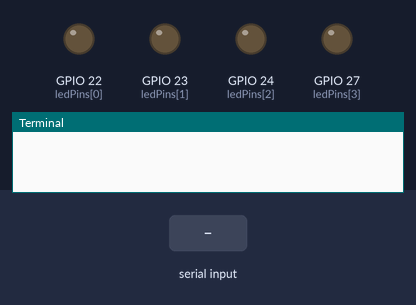
Recording of a program running on a simulated Raspberry Pi (BCM pin numbers). Parts: output pins drawn as LEDs (lit = HIGH), the last lines printed to the terminal. The inputs (shaded band) are chosen by the test bench.

Above: at 1.2 s.
1.3 s: "5" typed at the terminal, then Enter
At 1.7 s:
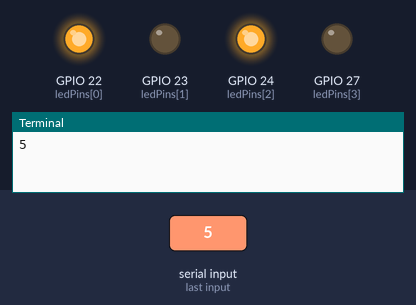
2.8 s: "1" typed at the terminal, then Enter
At 4.0 s:
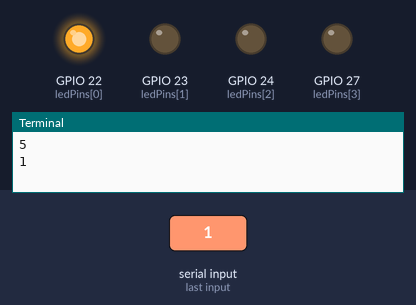
4.3 s: "0" typed at the terminal, then Enter
At 5.2 s:
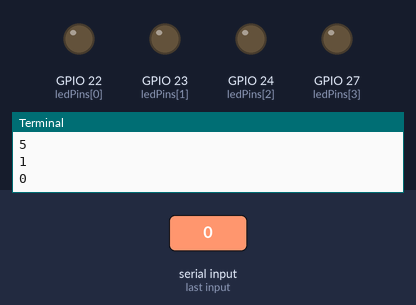
Timing chart, 0 to 7.3 s (numbered marks = the images above; inputs shaded):
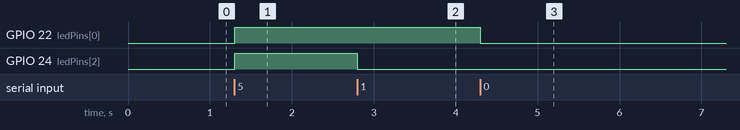

The program:

ledBin4_gpio23_23_22_27.py
```python
#!/usr/bin/env python3
import RPi.GPIO as GPIO
from time import sleep

ledPins = [22, 23, 24, 27]

leds = [[0,0,0,0], [1,0,0,0], [0,1,0,0], [1,1,0,0],
        [0,0,1,0], [1,0,1,0], [0,1,1,0], [1,1,1,0],
        [0,0,0,1], [1,0,0,1], [0,1,0,1], [1,1,0,1],
        [0,0,1,1], [1,0,1,1], [0,1,1,1], [1,1,1,1]]

GPIO.setmode(GPIO.BCM)


GPIO.setwarnings(False)
GPIO.setup(ledPins, GPIO.OUT)

try:
    while True:
        ledPatNum = int(input())
        ledPattern = leds[ledPatNum]

        for i in range(4):
            if ledPattern[i] == 0:
                GPIO.output(ledPins[i], GPIO.LOW)
            else:
                GPIO.output(ledPins[i], GPIO.HIGH)


except KeyboardInterrupt:
    GPIO.cleanup()
```

Measured:
- after the input at 1.3 s, GPIO 22 (ledPins[0]), GPIO 24 (ledPins[2]): LOW → HIGH at once
- after the input at 2.8 s, GPIO 24 (ledPins[2]): HIGH → LOW at once
- after the input at 4.3 s, GPIO 22 (ledPins[0]): HIGH → LOW at once
